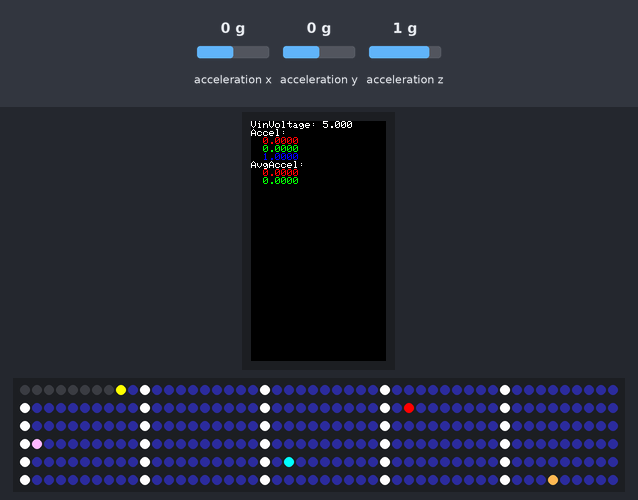
The sketch below on a simulated ESP32. Shown: 135×240 colour display, 300 RGB LEDs in strip order, left to right, continuing on the next row. The test bench sets the inputs (shaded band); at power-on: acceleration x 0 g, acceleration y 0 g, acceleration z 1 g. Random numbers use the default seed unless the sketch sets one.

Above: at 1.3 s.
1.4 s: acceleration x set to -0.8 g
At 2.77 s:
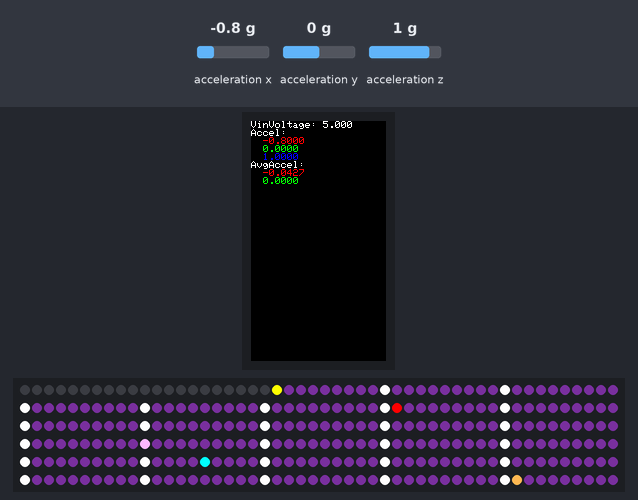
3.2 s: acceleration y set to 1.4 g
At 3.85 s:
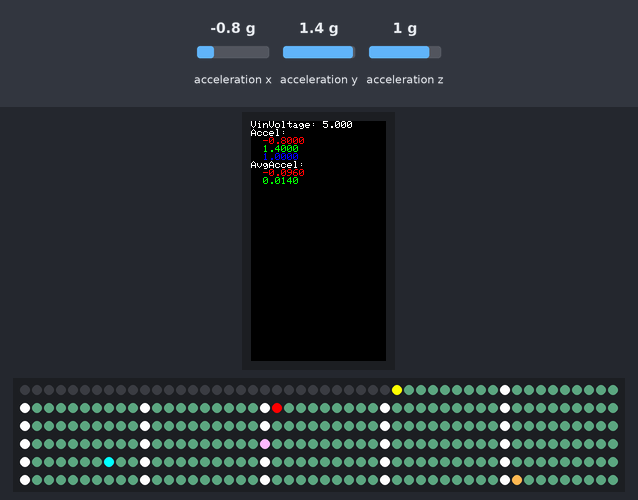
5.1 s: acceleration z set to -0.8 g
At 6.51 s:
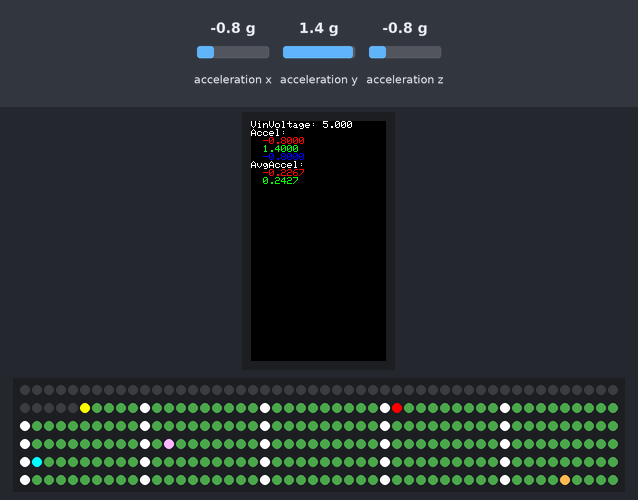
6.9 s: acceleration x set to 1.4 g
At 7.05 s:
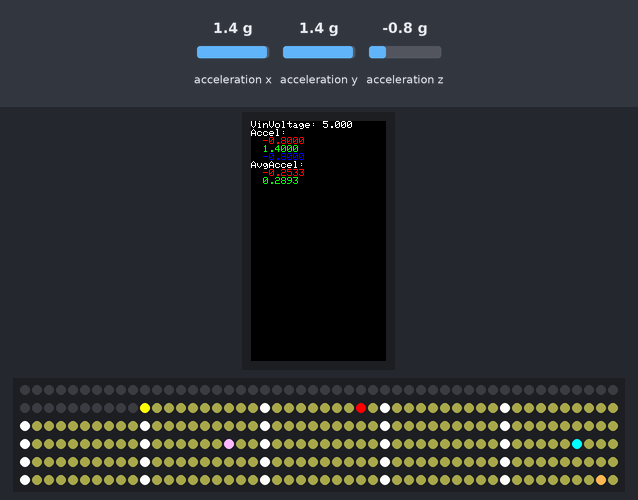
8.8 s: acceleration y set to -0.8 g
At 8.91 s:
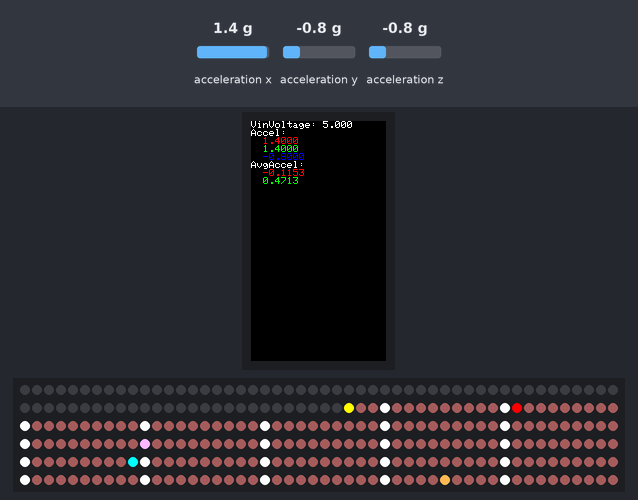
10.6 s: acceleration z set to -1.4 g
At 17.5 s:
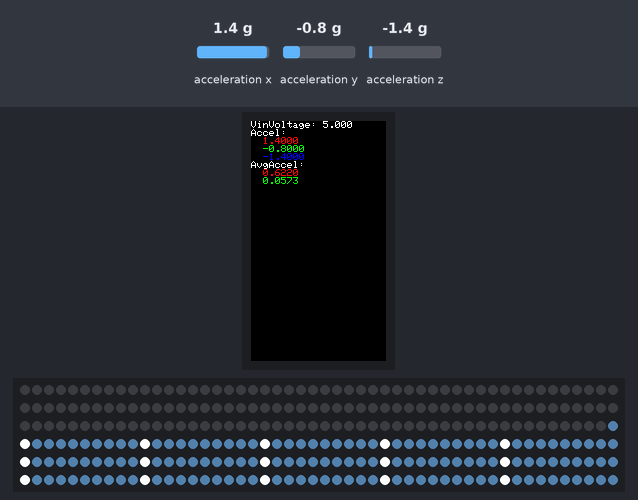

The sketch:

main.ino
```cpp
/**
 * Firmware for the M5StickC+ LED light strip (WS2812b) controller on the
 * Pineapple Express art bike.
 */

// Enable ESP32 hardware SPI
#define FASTLED_ALL_PINS_HARDWARE_SPI 1
#define FASTLED_ESP32_SPI_BUS HSPI
// Fix flickering by disabling interrupts during FastLED operations
#define FASTLED_ALLOW_INTERRUPTS 0

#include <FastLED.h>
#include <M5StickCPlus.h>
#include <SPI.h>

#define LED_TYPE NEOPIXEL
#define LED_PIN 26
#define NUM_LEDS 300
#define COLOR_ORDER RGB
#define POWER_LIMIT_MW 90000

constexpr int IMU_WINDOW_SIZE = 300;  // Moving average window size

// Global state variables
CRGB leds[NUM_LEDS];
float xAccel = 0.0f;
float yAccel = 0.0f;
float zAccel = 0.0f;
float xAvgAccel = 0.0f;
float yAvgAccel = 0.0f;
float zAvgAccel = 0.0f;
float accelReadings[3][IMU_WINDOW_SIZE];
float accelSums[3] = {0, 0, 0};
int imuWindowIndex = 0;
int lowPowerLedIndex = 0;
float vinVoltage = 0.0f;

void render_pacman_game(CRGB* leds) {
  constexpr uint8_t NUM_GHOSTS = 4;
  constexpr uint8_t PELLET_SPACING = 10;
  const CRGB GHOST_COLORS[NUM_GHOSTS] = {0xFF0000, 0xFFB8FF, 0x00FFFF, 0xFFB852};
  const CRGB PACMAN_COLOR = 0xFFFF00;
  const CRGB GHOSTLY_COLOR = 0x0000FF;
  const CRGB PELLET_SMALL_COLOR = 0x080808;
  const CRGB PELLET_LARGE_COLOR = 0xFFFFFF;

  static int pacmanPosition = 0;
  static int pacmanDirection = 1;
  static int deadStartMs = 0;
  static int ghostPositions[NUM_GHOSTS] = {NUM_LEDS / 2 - NUM_LEDS / 4, NUM_LEDS / 2,
                                           NUM_LEDS / 2 + NUM_LEDS / 4, NUM_LEDS - 1};
  static int ghostDirections[NUM_GHOSTS] = {1, 1, -1, -1};
  static bool pelletStates[NUM_LEDS] = {false};
  static int pelletCount = NUM_LEDS;

  int now = millis();

  if (pelletCount == NUM_LEDS && pelletStates[0] == false) {
    // Initialize the pellets
    for (int i = 0; i < NUM_LEDS; i++) {
      pelletStates[i] = true;
    }
  }

  // Compute the small pellet color based on high frequency IMU reading
  constexpr float MAX_ACCEL = 3.0f;
  CRGB pelletSmallColor = CRGB(qadd8(8, fmin(1.0f, fabs(xAccel - xAvgAccel) / MAX_ACCEL) * 64.0f),
                               qadd8(8, fmin(1.0f, fabs(yAccel - xAvgAccel) / MAX_ACCEL) * 64.0f),
                               qadd8(8, fmin(1.0f, fabs(zAccel - xAvgAccel) / MAX_ACCEL) * 64.0f));

  // Draw pellets and background
  for (int i = 0; i < NUM_LEDS; i++) {
    leds[i] = pelletStates[i] ? (i % PELLET_SPACING == 0 ? PELLET_LARGE_COLOR : pelletSmallColor)
                              : CRGB::Black;
  }

  // Check if we're dead
  if (deadStartMs > 0) {
    if (now - deadStartMs >= 2000) {
      // Reset Pac-Man's state
      deadStartMs = 0;
      pacmanPosition = 0;
      pacmanDirection *= -1;
    }
    return;
  }

  // Ghosts
  for (int i = 0; i < NUM_GHOSTS; i++) {
    // 10% chance of changing direction
    if (random8(10) == 0) {
      ghostDirections[i] *= -1;
    }

    // Move and draw the ghosts
    ghostPositions[i] += ghostDirections[i];
    if (ghostPositions[i] <= 0 || ghostPositions[i] >= NUM_LEDS - 1) {
      ghostDirections[i] *= -1;
    }
    leds[ghostPositions[i]] = GHOST_COLORS[i];
  }

  // Pac-Man eats the curret pellet, if any
  if (pelletStates[pacmanPosition]) {
    pelletStates[pacmanPosition] = false;
    pelletCount--;
  }

  // Check for "win"
  if (pelletCount < NUM_LEDS / 4) {
    deadStartMs = now;

    // Reset the pellets
    for (int i = 0; i < NUM_LEDS; i++) {
      pelletStates[i] = true;
      pelletCount = NUM_LEDS;
    }

    return;
  }

  // Draw Pac-Man
  leds[pacmanPosition] = PACMAN_COLOR;

  // Move Pac-Man
  pacmanPosition += pacmanDirection;
  if (pacmanPosition >= NUM_LEDS) pacmanPosition = 0;
  if (pacmanPosition < 0) pacmanPosition = NUM_LEDS - 1;

  // Check for collisions with ghosts
  for (int i = 0; i < NUM_GHOSTS; i++) {
    if (ghostPositions[i] == pacmanPosition) {
      deadStartMs = now;
    }
  }
}

void run_lights_task(void* arg) {
  FastLED.addLeds<LED_TYPE, LED_PIN>(leds, NUM_LEDS).setCorrection(TypicalLEDStrip);
  FastLED.setMaxPowerInMilliWatts(POWER_LIMIT_MW);

  // Init the NeoPixels library
  for (int p = 0; p < NUM_LEDS; p++) {
    leds[p] = CRGB(p % 256, (p + 86) % 256, (p + 172) % 256);
  }
  FastLED.show();
  vTaskDelay(200 / portTICK_RATE_MS);

  // Track the position of the power off warning light
  int powerOffWarningPosition = 0;

  while (true) {
    // Check if we're running on the M5Stick battery power (main power is off)
    while (vinVoltage < 3.0f) {
      // Just show one chasing red light
      fill_solid(leds, NUM_LEDS, CRGB::Black);
      leds[powerOffWarningPosition] = CRGB::Red;
      powerOffWarningPosition = (powerOffWarningPosition + 1) % NUM_LEDS;
      FastLED.setBrightness(8);
      FastLED.show();
      vTaskDelay(50 / portTICK_RATE_MS);
    }

    render_pacman_game(leds);

    FastLED.setBrightness(255);
    FastLED.show();
    vTaskDelay(100 / portTICK_RATE_MS);
  }
}

void measure_imu_task(void* arg) {
  M5.IMU.Init();

  while (true) {
    // Measure the IMU
    M5.IMU.getAccelData(&xAccel, &yAccel, &zAccel);

    // Subtract the oldest sample and add the new one for each component
    accelSums[0] -= accelReadings[0][imuWindowIndex];
    accelSums[1] -= accelReadings[1][imuWindowIndex];
    accelSums[2] -= accelReadings[2][imuWindowIndex];

    // Store the new sample and update the sums
    accelSums[0] += accelReadings[0][imuWindowIndex] = xAccel;
    accelSums[1] += accelReadings[1][imuWindowIndex] = yAccel;
    accelSums[2] += accelReadings[2][imuWindowIndex] = zAccel;

    // Calculate the averages
    xAvgAccel = accelSums[0] / IMU_WINDOW_SIZE;
    yAvgAccel = accelSums[1] / IMU_WINDOW_SIZE;
    zAvgAccel = accelSums[2] / IMU_WINDOW_SIZE;

    // Increment the IMU window index with rollover
    imuWindowIndex = (imuWindowIndex + 1) % IMU_WINDOW_SIZE;

    // Read 5V input voltage (tells us if the LED strip is powered)
    vinVoltage = M5.Axp.GetVinVoltage();

    // Sleep for 50ms (20Hz)
    vTaskDelay(50 / portTICK_RATE_MS);
  }
}

void setup() {
  // Init the M5StickC+ LCD, power system, etc
  M5.begin();
  M5.Axp.ScreenBreath(12);  // Maximum brightness

  // Initial voltage reading
  vinVoltage = M5.Axp.GetVinVoltage();

  // Start the IMU measurement loop
  xTaskCreate(measure_imu_task, "measure_imu_task", 2048, nullptr, 1, nullptr);

  // Start the LED pixel strip controller
  xTaskCreate(run_lights_task, "run_lights_task", 2048, nullptr, 2, nullptr);
}

void loop() {
  // Check if the LED strip is powered
  if (vinVoltage < 3.0f) {
    // Turn off all LED output
    fill_solid(leds, NUM_LEDS, CRGB::Black);
    FastLED.show();

    while (vinVoltage < 3.0f) {
      // Flash the screen red every 5 seconds
      M5.Lcd.fillScreen(RED);
      delay(100);
      M5.Lcd.fillScreen(BLACK);
      delay(4900);
    }
  }

  // Print VIN voltage and IMU data to the screen every 500ms (2Hz)
  M5.Lcd.fillScreen(BLACK);
  M5.Lcd.setCursor(0, 0);

  M5.Lcd.printf("VinVoltage: %0.3f\n", vinVoltage);

  M5.Lcd.println("Accel:");
  M5.Lcd.setTextColor(RED);
  M5.Lcd.printf("  %0.4f\n", xAccel);
  M5.Lcd.setTextColor(GREEN);
  M5.Lcd.printf("  %0.4f\n", yAccel);
  M5.Lcd.setTextColor(BLUE);
  M5.Lcd.printf("  %0.4f\n", zAccel);

  M5.Lcd.setTextColor(WHITE);
  M5.Lcd.println("AvgAccel:");
  M5.Lcd.setTextColor(RED);
  M5.Lcd.printf("  %0.4f\n", xAvgAccel);
  M5.Lcd.setTextColor(GREEN);
  M5.Lcd.printf("  %0.4f\n", yAvgAccel);
  M5.Lcd.setTextColor(BLUE);

  M5.Lcd.setTextColor(WHITE);
  delay(500);
}
```
